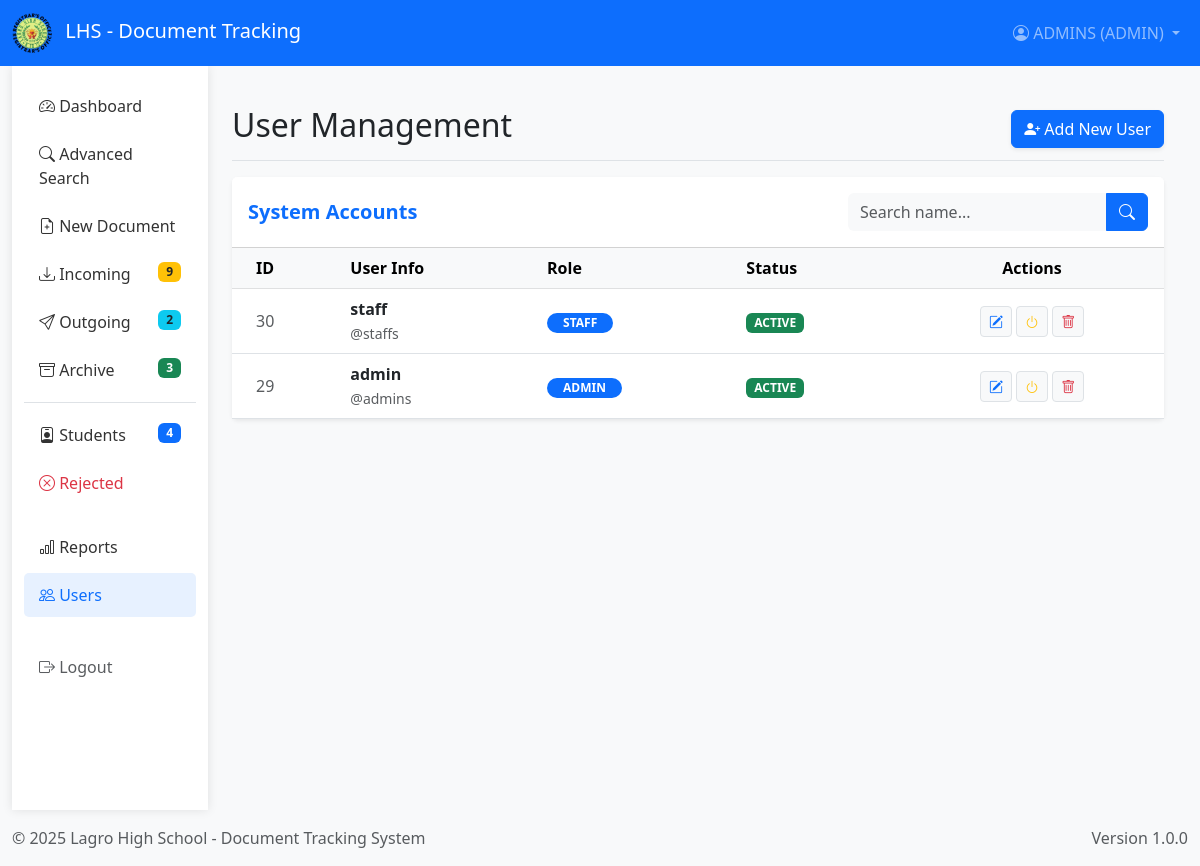
Screenshot of /Source/User.php (signed in) with the database file from the repository.
### tables this page shows
CREATE TABLE `users` (
  `id` int(11) NOT NULL,
  `username` varchar(50) NOT NULL,
  `password` varchar(255) NOT NULL,
  `full_name` varchar(100) DEFAULT NULL,
  `email` varchar(100) DEFAULT NULL,
  `role` varchar(50) DEFAULT NULL,
  `status` enum('active','inactive') NOT NULL DEFAULT 'active',
  `created_at` timestamp NOT NULL DEFAULT current_timestamp(),
  `profile_image` varchar(255) DEFAULT NULL,
  `login_attempts` int(11) DEFAULT 0,
  `lockout_until` datetime DEFAULT NULL
);

### Source/User.php (the view, shortened to what this page needs)
<?php
include 'header.php';
?>
<div class="container-fluid">
    <div class="row">
        <?php include 'sidebar.php'; ?>
        <main class="col-md-9 ms-sm-auto col-lg-10 px-md-4 py-4">
            <div class="d-flex justify-content-between flex-wrap flex-md-nowrap align-items-center pt-3 pb-2 mb-3 border-bottom">
                <h1 class="h2">User Management</h1>
                <button type="button" class="btn btn-primary shadow-sm" data-bs-toggle="modal" data-bs-target="#newUserModal">
                    <i class="bi bi-person-plus-fill"></i> Add New User
                </button>
            </div>
            <div class="card border-0 shadow-sm">
                <div class="card-header bg-white py-3 d-flex justify-content-between align-items-center">
                    <h5 class="mb-0 fw-bold text-primary">System Accounts</h5>
                    <form method="GET" class="input-group" style="width: 300px;">
                        <input type="text" name="search" class="form-control bg-light border-0" placeholder="Search name..." value="<?php echo isset($_GET['search']) ? htmlspecialchars($_GET['search']) : ''; ?>">
                        <button class="btn btn-primary" type="submit"><i class="bi bi-search"></i></button>
                    </form>
                </div>
                <div class="card-body p-0">
                    <div class="table-responsive">
                        <table class="table table-hover align-middle mb-0">
                            <thead class="table-light">
                                <tr>
                                    <th class="ps-4">ID</th>
                                    <th>User Info</th>
                                    <th>Role</th>
                                    <th>Status</th>
                                    <th class="text-center">Actions</th>
                                </tr>
                            </thead>
                            <tbody>
                                <?php
                                $search = isset($_GET['search']) ? $conn->real_escape_string($_GET['search']) : '';
                                $sql = "SELECT * FROM users WHERE full_name LIKE '%$search%' OR username LIKE '%$search%' ORDER BY id DESC";
                                $result = $conn->query($sql);
                                if ($result->num_rows > 0) {
                                    while ($row = $result->fetch_assoc()) {
                                        $statusClass = ($row['status'] == 'active') ? 'bg-success' : 'bg-danger';
                                        $toggleText = ($row['status'] == 'active') ? 'Deactivate' : 'Activate';
                                        ?>
                                        <tr>
                                            <td class="ps-4 text-muted"><?php echo $row['id']; ?></td>
                                            <td>
                                                <div class="fw-bold"><?php echo htmlspecialchars($row['full_name']); ?></div>
                                                <small class="text-muted">@<?php echo htmlspecialchars($row['username']); ?></small>
                                            </td>
                                            <td><span class="badge rounded-pill bg-primary px-3"><?php echo strtoupper($row['role']); ?></span></td>
                                            <td><span class="badge <?php echo $statusClass; ?>"><?php echo strtoupper($row['status']); ?></span></td>
                                            <td class="text-center">
                                                <button class="btn btn-sm btn-light border" data-bs-toggle="modal" data-bs-target="#editModal<?php echo $row['id']; ?>" title="Edit">
                                                    <i class="bi bi-pencil-square text-primary"></i>
                                                </button>
                                                <a href="deactivate_user.php?id=<?php echo $row['id']; ?>" class="btn btn-sm btn-light border" title="<?php echo $toggleText; ?>">
                                                    <i class="bi bi-power <?php echo ($row['status'] == 'active') ? 'text-warning' : 'text-success'; ?>"></i>
                                                </a>
                                                <a href="delete_user.php?id=<?php echo $row['id']; ?>"
                                                   class="btn btn-sm btn-light border"
                                                   onclick="return confirm('PERMANENT ACTION: Delete this user?');" title="Delete">
                                                    <i class="bi bi-trash text-danger"></i>
                                                </a>
                                            </td>
                                        </tr>
                                        <?php
                                    }
                                } else {
                                    echo "<tr><td colspan='5' class='text-center py-5 text-muted'>No accounts found.</td></tr>";
                                }
                                ?>
                            </tbody>
                        </table>
                    </div>
                </div>
            </div>
        </main>
    </div>
</div>
<?php include 'footer.php'; ?>

### Source/header.php (style rules this page uses)
:root { --primary-color: #0056b3; --secondary-color: #e9ecef; }
body { background-color: #f8f9fa; }

### Source/sidebar.php (style rules this page uses)
.badge { font-size: 0.75rem; padding: 4px 8px; }

### rows the page displays
users: id "30", full_name "staff", username "staffs", role "STAFF", status "ACTIVE"
users: id "29", full_name "admin", username "admins", role "ADMIN", status "ACTIVE"

### other values shown
$_SESSION['username'] "ADMINS"
$_SESSION['role'] "ADMIN"
$pendingCount "9"
$outgoingCount "2"
$approvedCount "3"
$studentCount "4"
